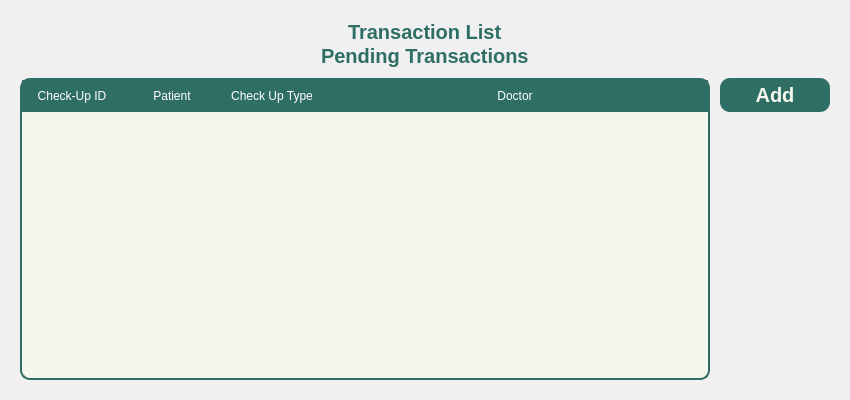
<?xml version="1.0" encoding="UTF-8"?>
<ui version="4.0">
 <class>MainWindow</class>
 <widget class="QMainWindow" name="MainWindow">
  <property name="geometry">
   <rect>
    <x>0</x>
    <y>0</y>
    <width>850</width>
    <height>400</height>
   </rect>
  </property>
  <property name="baseSize">
   <size>
    <width>850</width>
    <height>400</height>
   </size>
  </property>
  <property name="windowTitle">
   <string>MainWindow</string>
  </property>
  <property name="styleSheet">
   <string notr="true">*{
	padding: 0px;
	margin: 0px;
	border: 0px;
}
QPushButton {
	font: 900 10pt &quot;Satoshi Black&quot;;
	background-color: transparent;
 	border-radius: 10px;
	font-weight: bold;
	font-size: 25px;
	color: #F4F7ED;
	text-align: left;
	padding: 5px 5px;
}
#NavBar {
    background-color: #2E6E65;
}
QLabel {
	font: 900 10pt &quot;Satoshi Black&quot;;
	font-size: 20px;
	font-weight: bold;
	color: #2E6E65;
	qproperty-alignment: 'AlignLeft';
    qproperty-wordWrap: true;
	background: transparent;
}
</string>
  </property>
  <widget class="QWidget" name="centralwidget">
   <layout class="QHBoxLayout" name="horizontalLayout">
    <property name="spacing">
     <number>0</number>
    </property>
    <property name="leftMargin">
     <number>0</number>
    </property>
    <property name="topMargin">
     <number>0</number>
    </property>
    <property name="rightMargin">
     <number>0</number>
    </property>
    <property name="bottomMargin">
     <number>0</number>
    </property>
    <item>
     <widget class="QWidget" name="MainBodyContainer" native="true">
      <property name="sizePolicy">
       <sizepolicy hsizetype="Expanding" vsizetype="Preferred">
        <horstretch>0</horstretch>
        <verstretch>0</verstretch>
       </sizepolicy>
      </property>
      <property name="styleSheet">
       <string notr="true">#MainBodyContainer {
	background-color: #f0f0f0;
}
QLabel {
    padding: 0px;
	font: 900 20pt &quot;Satoshi&quot;;
}
#label_2 {
	font: 13pt &quot;Satoshi&quot;;
}



</string>
      </property>
      <layout class="QVBoxLayout" name="verticalLayout">
       <property name="spacing">
        <number>10</number>
       </property>
       <property name="leftMargin">
        <number>20</number>
       </property>
       <property name="topMargin">
        <number>20</number>
       </property>
       <property name="rightMargin">
        <number>20</number>
       </property>
       <property name="bottomMargin">
        <number>20</number>
       </property>
       <item alignment="Qt::AlignHCenter">
        <widget class="QWidget" name="widget_3" native="true">
         <layout class="QVBoxLayout" name="verticalLayout_2">
          <property name="spacing">
           <number>0</number>
          </property>
          <property name="leftMargin">
           <number>0</number>
          </property>
          <property name="topMargin">
           <number>0</number>
          </property>
          <property name="rightMargin">
           <number>0</number>
          </property>
          <property name="bottomMargin">
           <number>0</number>
          </property>
          <item alignment="Qt::AlignHCenter">
           <widget class="QLabel" name="label">
            <property name="text">
             <string>Transaction List</string>
            </property>
           </widget>
          </item>
          <item alignment="Qt::AlignHCenter">
           <widget class="QLabel" name="label_2">
            <property name="text">
             <string>Pending Transactions</string>
            </property>
           </widget>
          </item>
         </layout>
        </widget>
       </item>
       <item>
        <widget class="QWidget" name="widget" native="true">
         <property name="sizePolicy">
          <sizepolicy hsizetype="Preferred" vsizetype="Expanding">
           <horstretch>0</horstretch>
           <verstretch>0</verstretch>
          </sizepolicy>
         </property>
         <property name="styleSheet">
          <string notr="true">QPushButton {
	font: 900 10pt &quot;Satoshi Black&quot;;
	background-color:  #2E6E65;
	border-radius: 10px;
	font-weight: bold;
	font-size: 20px;
	color: #F4F7ED;
	text-align: center;
}</string>
         </property>
         <layout class="QHBoxLayout" name="horizontalLayout_5">
          <property name="spacing">
           <number>10</number>
          </property>
          <property name="leftMargin">
           <number>0</number>
          </property>
          <property name="topMargin">
           <number>0</number>
          </property>
          <property name="rightMargin">
           <number>0</number>
          </property>
          <property name="bottomMargin">
           <number>0</number>
          </property>
          <item>
           <widget class="QScrollArea" name="scrollArea">
            <property name="styleSheet">
             <string notr="true">QScrollBar:vertical {
     background: transparent;
     width: 10px;
	border-radius: 5px;
}
QScrollBar::handle:vertical {
    	background: #C0C0C0;
    	border-radius: 5px;
}
QScrollBar::handle:vertical:hover {
    	background: #A0A0A0;
}
QScrollBar::add-line:vertical,
QScrollBar::sub-line:vertical{
    	background: none;
    	border: none;
}</string>
            </property>
            <property name="widgetResizable">
             <bool>true</bool>
            </property>
            <widget class="QWidget" name="scrollAreaWidgetContents">
             <property name="geometry">
              <rect>
               <x>0</x>
               <y>0</y>
               <width>690</width>
               <height>283</height>
              </rect>
             </property>
             <layout class="QVBoxLayout" name="verticalLayout_14">
              <property name="spacing">
               <number>0</number>
              </property>
              <property name="leftMargin">
               <number>0</number>
              </property>
              <property name="topMargin">
               <number>0</number>
              </property>
              <property name="rightMargin">
               <number>0</number>
              </property>
              <property name="bottomMargin">
               <number>0</number>
              </property>
              <item>
               <widget class="QTableWidget" name="TransactionTable">
                <property name="styleSheet">
                 <string notr="true">QTableWidget {
	background-color: #F4F7ED;
	gridline-color: transparent;
	border-radius: 10px;
	border: 2px solid #2E6E65;
}
QTableWidget::item {
	border: none;
	font: 16pt &quot;Lexend&quot;;
}
QTableWidget::item:selected {
	background-color: rgba(46, 110, 101, 0.3);
}
QTableWidget QHeaderView::section {
	background-color: #2E6E65;
	color: white;
	padding: 5px;
	font: 18px &quot;Lexend Medium&quot;;
	border: 2px solid #2E6E65;
}</string>
                </property>
                <attribute name="horizontalHeaderStretchLastSection">
                 <bool>true</bool>
                </attribute>
                <column>
                 <property name="text">
                  <string>Check-Up ID</string>
                 </property>
                </column>
                <column>
                 <property name="text">
                  <string>Patient</string>
                 </property>
                </column>
                <column>
                 <property name="text">
                  <string>Check Up Type</string>
                 </property>
                </column>
                <column>
                 <property name="text">
                  <string>Doctor</string>
                 </property>
                </column>
               </widget>
              </item>
             </layout>
            </widget>
           </widget>
          </item>
          <item alignment="Qt::AlignTop">
           <widget class="QWidget" name="widget_2" native="true">
            <property name="sizePolicy">
             <sizepolicy hsizetype="Fixed" vsizetype="Preferred">
              <horstretch>0</horstretch>
              <verstretch>0</verstretch>
             </sizepolicy>
            </property>
            <property name="minimumSize">
             <size>
              <width>110</width>
              <height>0</height>
             </size>
            </property>
            <layout class="QVBoxLayout" name="verticalLayout_3">
             <property name="spacing">
              <number>5</number>
             </property>
             <property name="leftMargin">
              <number>0</number>
             </property>
             <property name="topMargin">
              <number>0</number>
             </property>
             <property name="rightMargin">
              <number>0</number>
             </property>
             <property name="bottomMargin">
              <number>0</number>
             </property>
             <item>
              <widget class="QPushButton" name="AddBUtton">
               <property name="text">
                <string>Add</string>
               </property>
              </widget>
             </item>
            </layout>
           </widget>
          </item>
         </layout>
        </widget>
       </item>
      </layout>
     </widget>
    </item>
   </layout>
  </widget>
 </widget>
 <resources/>
 <connections/>
</ui>
